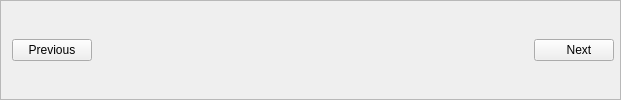
           <widget class="QFrame" name="frame_pagination">
            <property name="sizePolicy">
             <sizepolicy hsizetype="Preferred" vsizetype="Preferred">
              <horstretch>0</horstretch>
              <verstretch>0</verstretch>
             </sizepolicy>
            </property>
            <property name="frameShape">
             <enum>QFrame::StyledPanel</enum>
            </property>
            <property name="frameShadow">
             <enum>QFrame::Raised</enum>
            </property>
            <layout class="QHBoxLayout" name="horizontalLayout_6" stretch="1,0,0,0,1">
             <property name="topMargin">
              <number>0</number>
             </property>
             <property name="rightMargin">
              <number>6</number>
             </property>
             <property name="bottomMargin">
              <number>0</number>
             </property>
             <item>
              <widget class="QPushButton" name="btn_previous">
               <property name="sizePolicy">
                <sizepolicy hsizetype="Preferred" vsizetype="Fixed">
                 <horstretch>0</horstretch>
                 <verstretch>0</verstretch>
                </sizepolicy>
               </property>
               <property name="maximumSize">
                <size>
                 <width>80</width>
                 <height>16777215</height>
                </size>
               </property>
               <property name="text">
                <string>Previous</string>
               </property>
               <property name="icon">
                <iconset resource="resource_from_qt.qrc">
                 <normaloff>:/Icons/images/icons/Course/le-Photoroom.png</normaloff>:/Icons/images/icons/Course/le-Photoroom.png</iconset>
               </property>
              </widget>
             </item>
             <item>
              <spacer name="horizontalSpacer">
               <property name="orientation">
                <enum>Qt::Horizontal</enum>
               </property>
               <property name="sizeHint" stdset="0">
                <size>
                 <width>40</width>
                 <height>20</height>
                </size>
               </property>
              </spacer>
             </item>
             <item>
              <widget class="QWidget" name="page_container" native="true">
               <property name="sizePolicy">
                <sizepolicy hsizetype="Maximum" vsizetype="Preferred">
                 <horstretch>30</horstretch>
                 <verstretch>0</verstretch>
                </sizepolicy>
               </property>
               <property name="minimumSize">
                <size>
                 <width>350</width>
                 <height>0</height>
                </size>
               </property>
               <layout class="QHBoxLayout" name="horizontalLayout_7">
                <property name="leftMargin">
                 <number>11</number>
                </property>
                <property name="rightMargin">
                 <number>11</number>
                </property>
                <item>
                 <layout class="QHBoxLayout" name="pagination_layout">
                  <property name="spacing">
                   <number>6</number>
                  </property>
                  <property name="leftMargin">
                   <number>6</number>
                  </property>
                  <property name="rightMargin">
                   <number>6</number>
                  </property>
                 </layout>
                </item>
               </layout>
              </widget>
             </item>
             <item>
              <spacer name="horizontalSpacer_2">
               <property name="orientation">
                <enum>Qt::Horizontal</enum>
               </property>
               <property name="sizeHint" stdset="0">
                <size>
                 <width>40</width>
                 <height>20</height>
                </size>
               </property>
              </spacer>
             </item>
             <item>
              <widget class="QPushButton" name="btn_next">
               <property name="sizePolicy">
                <sizepolicy hsizetype="Preferred" vsizetype="Fixed">
                 <horstretch>0</horstretch>
                 <verstretch>0</verstretch>
                </sizepolicy>
               </property>
               <property name="maximumSize">
                <size>
                 <width>80</width>
                 <height>16777215</height>
                </size>
               </property>
               <property name="layoutDirection">
                <enum>Qt::RightToLeft</enum>
               </property>
               <property name="text">
                <string>   Next</string>
               </property>
               <property name="icon">
                <iconset resource="resource_from_qt.qrc">
                 <normaloff>:/Icons/images/icons/Course/ri-Photoroom.png</normaloff>:/Icons/images/icons/Course/ri-Photoroom.png</iconset>
               </property>
              </widget>
             </item>
            </layout>
           </widget>
